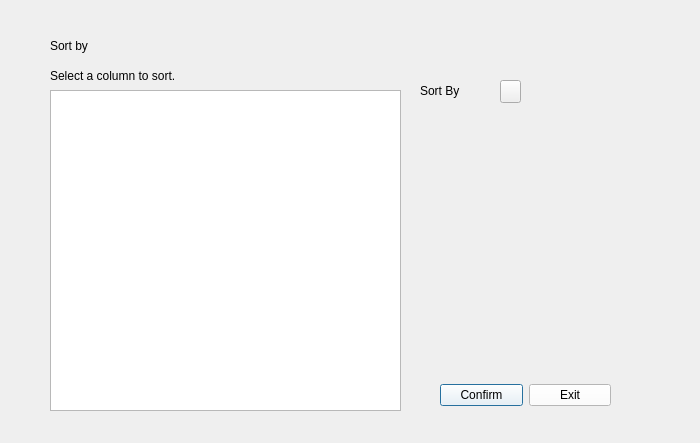
<?xml version="1.0" encoding="UTF-8"?>
<ui version="4.0">
 <class>Sort</class>
 <widget class="QDialog" name="Sort">
  <property name="geometry">
   <rect>
    <x>0</x>
    <y>0</y>
    <width>700</width>
    <height>443</height>
   </rect>
  </property>
  <property name="minimumSize">
   <size>
    <width>700</width>
    <height>443</height>
   </size>
  </property>
  <property name="maximumSize">
   <size>
    <width>700</width>
    <height>443</height>
   </size>
  </property>
  <property name="windowTitle">
   <string>Sort</string>
  </property>
  <widget class="QLabel" name="headerTitle">
   <property name="geometry">
    <rect>
     <x>50</x>
     <y>30</y>
     <width>181</width>
     <height>31</height>
    </rect>
   </property>
   <property name="styleSheet">
    <string notr="true">text-align: center;
font: 75 22pt &quot;MS Shell Dlg 2&quot;;
color: black;
</string>
   </property>
   <property name="text">
    <string>Sort by</string>
   </property>
  </widget>
  <widget class="QLabel" name="TableDesc">
   <property name="geometry">
    <rect>
     <x>50</x>
     <y>60</y>
     <width>151</width>
     <height>31</height>
    </rect>
   </property>
   <property name="styleSheet">
    <string notr="true">font: 10pt &quot;MS Shell Dlg 2&quot;;</string>
   </property>
   <property name="text">
    <string>Select a column to sort.</string>
   </property>
  </widget>
  <widget class="QTableWidget" name="SortTable">
   <property name="geometry">
    <rect>
     <x>50</x>
     <y>90</y>
     <width>351</width>
     <height>321</height>
    </rect>
   </property>
   <property name="styleSheet">
    <string notr="true"/>
   </property>
  </widget>
  <widget class="QWidget" name="horizontalLayoutWidget">
   <property name="geometry">
    <rect>
     <x>440</x>
     <y>380</y>
     <width>171</width>
     <height>31</height>
    </rect>
   </property>
   <layout class="QHBoxLayout" name="horizontalLayout_2">
    <item>
     <widget class="QPushButton" name="SOOkButton">
      <property name="styleSheet">
       <string notr="true">background-color: rgb(255, 255, 255)</string>
      </property>
      <property name="text">
       <string>Confirm</string>
      </property>
     </widget>
    </item>
    <item>
     <widget class="QPushButton" name="SOExitButton">
      <property name="styleSheet">
       <string notr="true">background-color: rgb(255, 255, 255)</string>
      </property>
      <property name="text">
       <string>Exit</string>
      </property>
     </widget>
    </item>
   </layout>
  </widget>
  <widget class="QWidget" name="formLayoutWidget">
   <property name="geometry">
    <rect>
     <x>420</x>
     <y>110</y>
     <width>231</width>
     <height>241</height>
    </rect>
   </property>
   <layout class="QFormLayout" name="formLayout"/>
  </widget>
  <widget class="QLabel" name="label_3">
   <property name="geometry">
    <rect>
     <x>420</x>
     <y>70</y>
     <width>361</width>
     <height>41</height>
    </rect>
   </property>
   <property name="styleSheet">
    <string notr="true">text-align: center;
font: 75 12pt &quot;MS Shell Dlg 2&quot;;
color: black;
</string>
   </property>
   <property name="text">
    <string>Sort By</string>
   </property>
  </widget>
  <widget class="QPushButton" name="SOAddAttribute">
   <property name="geometry">
    <rect>
     <x>500</x>
     <y>80</y>
     <width>21</width>
     <height>23</height>
    </rect>
   </property>
   <property name="text">
    <string/>
   </property>
   <property name="icon">
    <iconset>
     <normaloff>Code/Downloads/plus.png</normaloff>Code/Downloads/plus.png</iconset>
   </property>
  </widget>
 </widget>
 <resources/>
 <connections/>
</ui>
